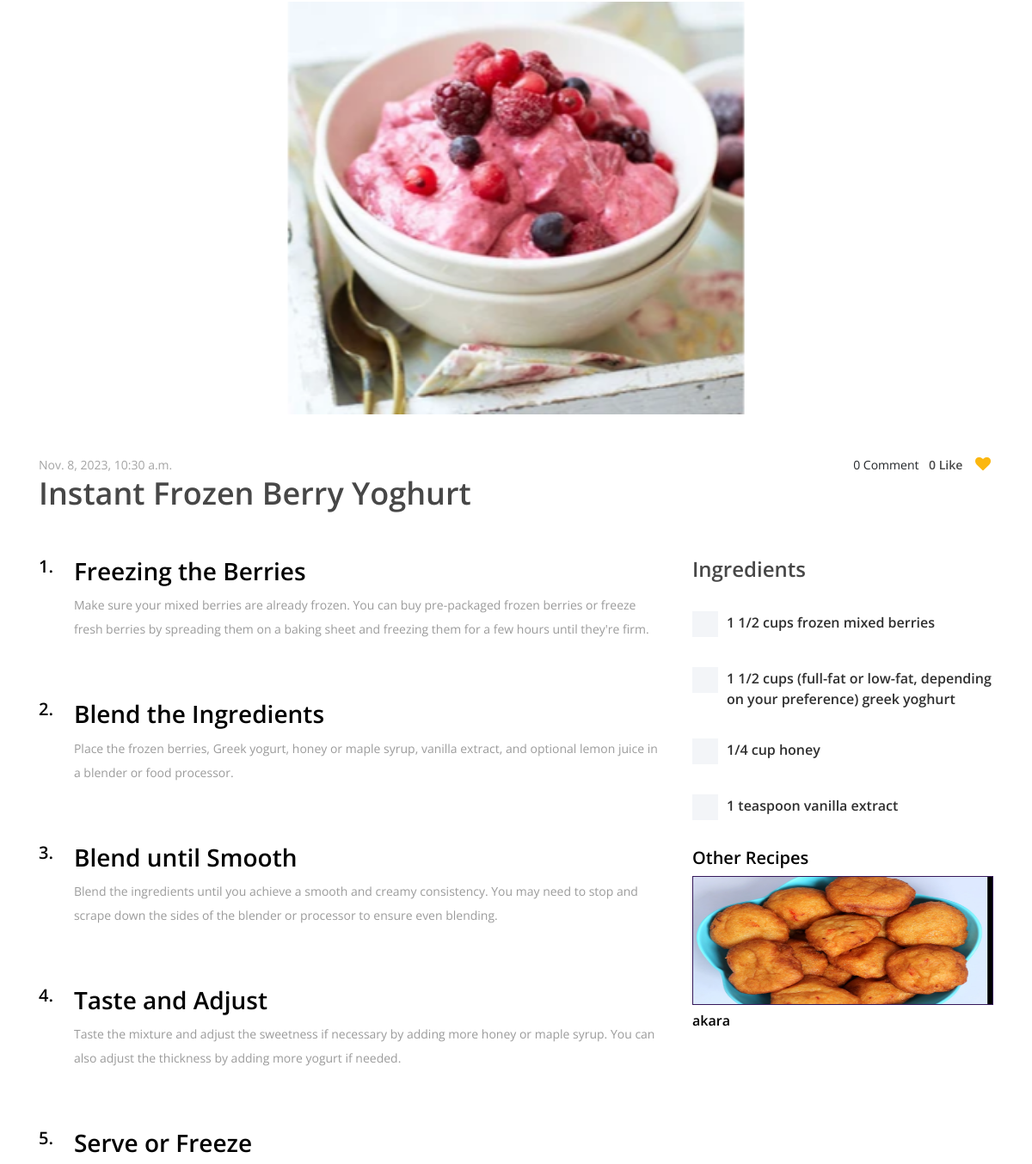
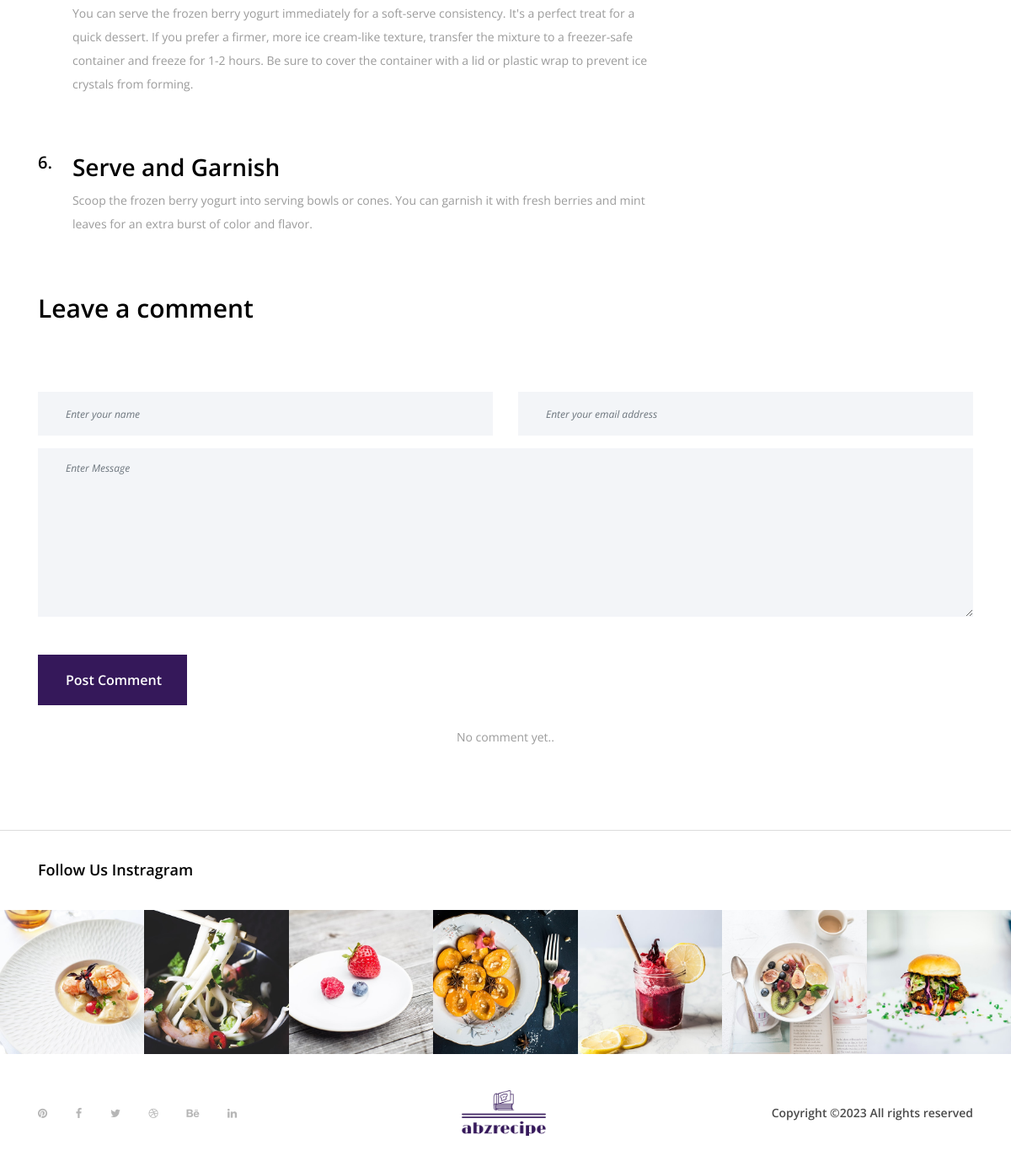
Page /recipes/47 (lower part) on the earlier database version (2 pictures, top to bottom).
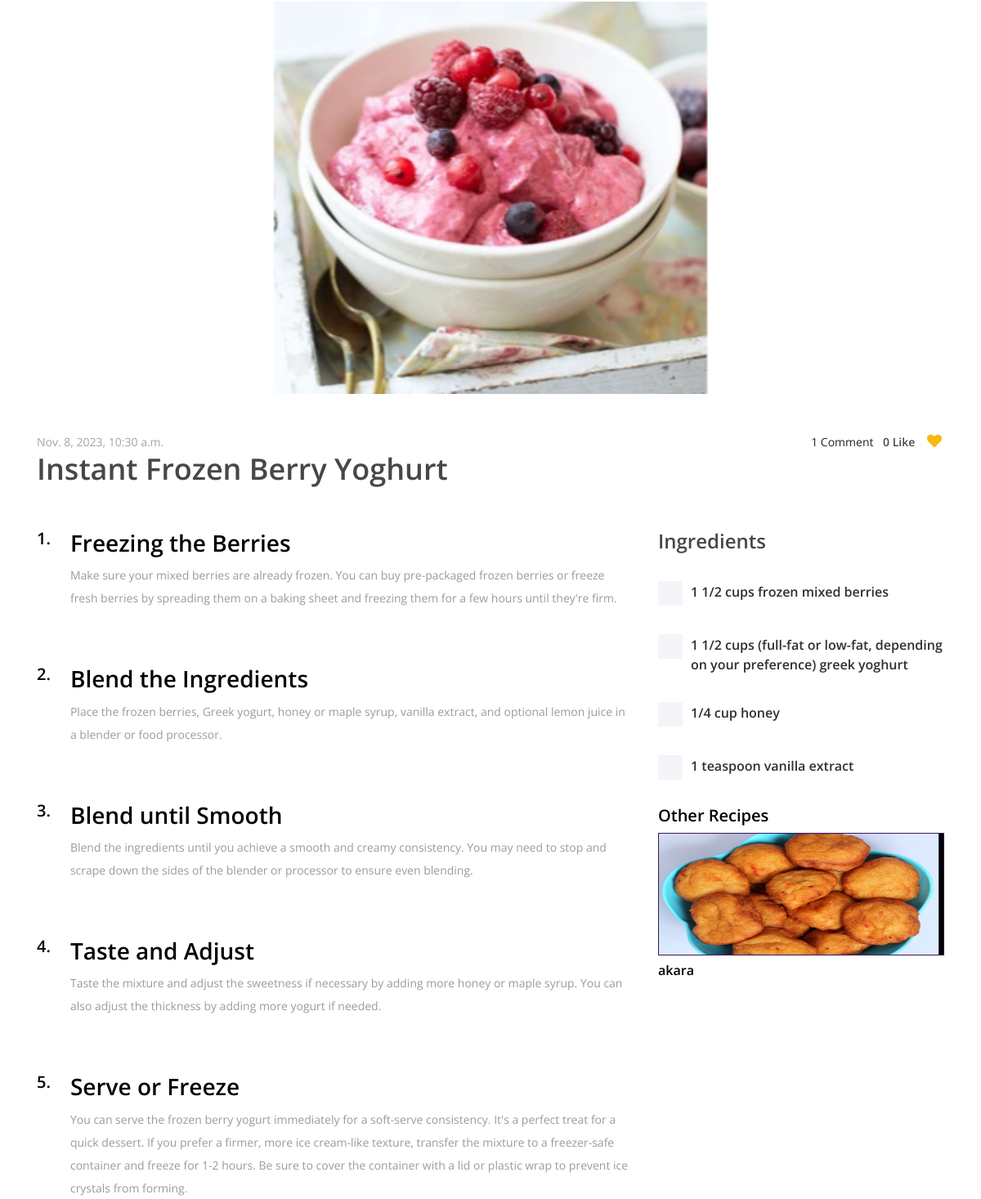
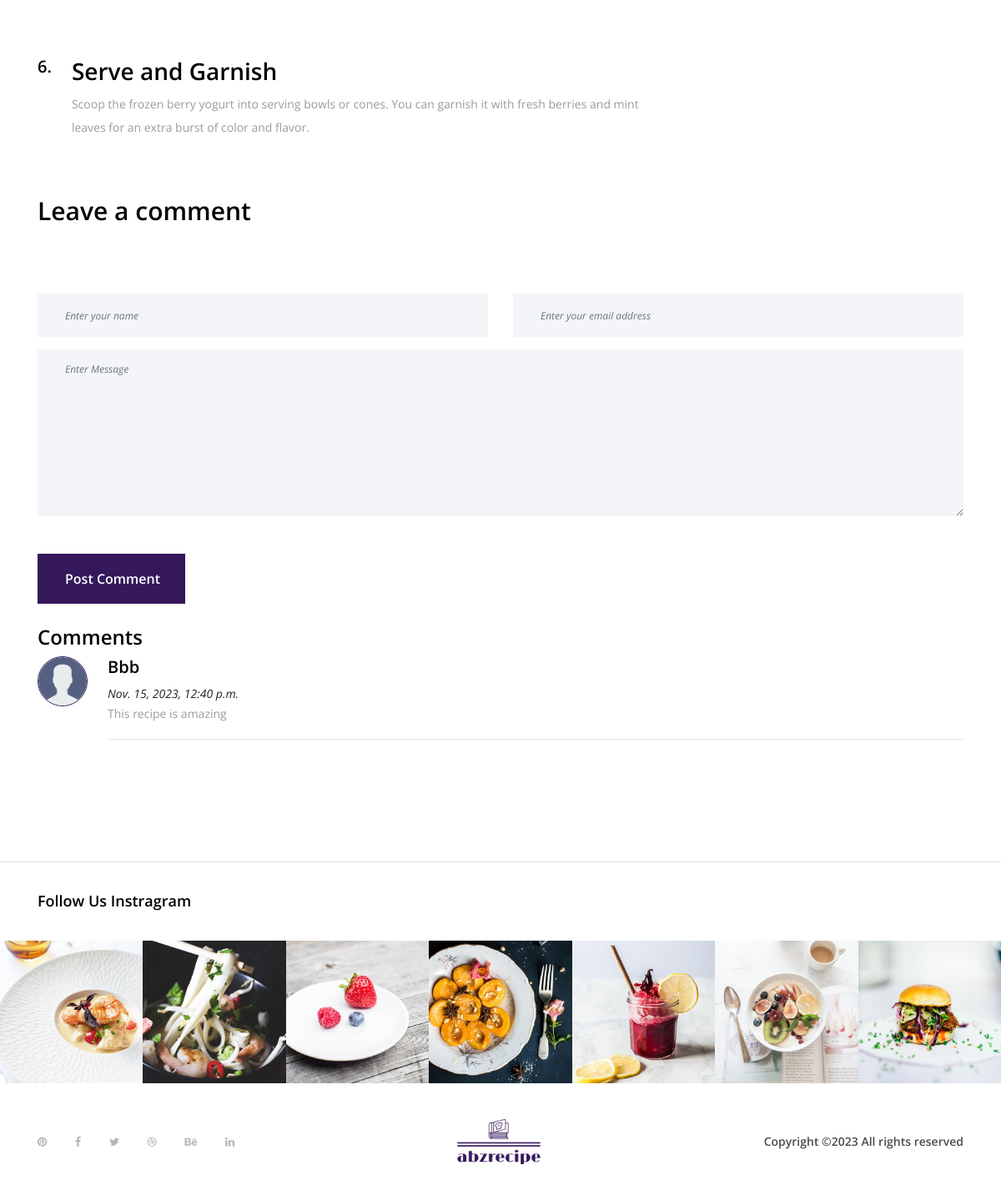
Same page on the later database version (2 pictures, top to bottom).
### recipe/models.py (models this page shows, shortened)
class RecipeStep(models.Model):
    recipe = models.ForeignKey(Recipe, on_delete=models.CASCADE)
    title = models.TextField(max_length=250, blank=True)
    content = models.TextField(max_length=800)
    created_at = models.DateTimeField(auto_now_add=True)

class RecipeIngredient(models.Model):
    recipe = models.ForeignKey(Recipe, on_delete=models.CASCADE)
    ingredient = models.ForeignKey(Ingredient, on_delete=models.CASCADE)
    quantity = models.TextField(blank=True, null=True)

class Ingredient(models.Model):
    title = models.CharField(max_length=100, unique=True)
    def __str__(self):
        return f"{self.title}"

class Recipe(models.Model):
    title = models.TextField(max_length=100, blank=True)
    description = models.TextField(max_length=500, blank=True)
    created_by = models.ForeignKey(User,  on_delete=models.SET_NULL, null=True)
    image = models.ImageField(upload_to='media/recipe_images/')
    created_at = models.DateTimeField(auto_now_add=True)
    special = models.BooleanField(default=False);

class Comment(models.Model):
    name = models.CharField(max_length=100)
    email = models.CharField(max_length=150)
    message = models.CharField(max_length=1050)
    recipe = models.ForeignKey(Recipe, on_delete=models.CASCADE)
    created_at = models.DateTimeField(auto_now_add=True, null=True)

### recipe/views.py (the view, shortened to what this page needs)
# urls.py: path('<int:recipe_id>', views.recipe_detail, name='recipe_detail'),
def recipe_detail(request, recipe_id):
    comment_form = CommentForm()
    categories = Category.objects.all()
    recipe = get_object_or_404(Recipe, pk=recipe_id)
    ingredients = RecipeIngredient.objects.filter(recipe=recipe)
    steps =RecipeStep.objects.filter(recipe=recipe)
    recipe_categories = RecipeCategory.objects.filter(recipe=recipe)
    related_recipes = Recipe.objects.filter(
        recipecategory__category__in=recipe_categories.values_list('category', flat=True)
    ).exclude(pk=recipe_id).distinct()
    comments = Comment.objects.filter(recipe=recipe)
    recipe_favorite_list = FavoriteRecipe.objects.filter(recipe=recipe)
    like_by_user = ''
    if request.user.is_authenticated:
        like_by_user = FavoriteRecipe.objects.filter(user=request.user, recipe=recipe)
    return render(request, 'recipe/recipe.html', {
        'comment_form': comment_form,
        'recipe':recipe,
        'categories':categories,
        'ingredients': ingredients,
        'steps': steps,
        'related_recipes': related_recipes,
        'comments':comments,
        'recipe_favorite_list': recipe_favorite_list,
        'like_by_user': like_by_user
        })

### recipe/forms.py
class CommentForm(forms.ModelForm):
    name = forms.CharField(widget=forms.TextInput(attrs={
        'placeholder': 'Enter your name',
        'class': 'form-control input-lg'
        }), required=True)
    email = forms.EmailField(widget=forms.EmailInput(attrs={
            'placeholder': 'Enter your email address',
            'class': 'form-control input-lg'
        }), required=True)
    message = forms.CharField(widget=forms.Textarea(attrs={
        'placeholder': 'Enter Message',
        'class': 'form-control input-lg'
        }), required=True)
    class Meta:
        model = Comment
        fields = ('name', 'email', 'message' )

### recipe/templates/recipe/recipe.html (shortened to what the changed rows need)
{% extends 'base/base.html'%}
{% load static %}
{% block content %}
<div class="receipe-post-area section-padding-80">
    <div class="receipe-content-area">
        <div class="container">
            <div class="row">
                <div class="col-12 col-md-8">
                    <div class="receipe-headline my-5">
                        <h2 class="text-capitalize">{{ recipe.title}}</h2>
                    </div>
                </div>
                <div class="col-12 col-md-4">
                    <div class="receipe-ratings text-right my-5">
                        <div class="ratings">
                            {% if comments|length == 1 %}
                                <span class="mr-2">{{ comments|length }} Comment</span>
                            {% elif comments|length > 1 %}
                                <span class="mr-2">{{ comments|length }} Comments</span>
                            {% else %}
                                <span class="mr-2">0 Comment</span>
                            {% endif %}
                            <a href="{% url 'like_recipe' recipe_id=recipe.id %}" class="{% if like_by_user|length > 0 %} liked {% endif %}" title="{% if like_by_user|length > 0 %}  Click to unlike recipe {% else %} Click to like recipe {% endif %}">
                                {% if recipe_favorite_list|length == 1 %}
                                    <span class="mr-2">{{ recipe_favorite_list|length }} Like</span>
                                {% elif recipe_favorite_list|length > 1 %}
                                    <span class="mr-2">{{ recipe_favorite_list|length }} Likes</span>
                                {% else %}
                                    <span class="mr-2">0 Like</span>
                                {% endif %}
                                <span>
                                </span>
                            </a>
                        </div>
                    </div>
                </div>
            </div>
            <div class="row">
                <div class="col-12 col-lg-8">
                    {%  for step in steps %}
                        <div class="single-preparation-step d-flex">
                            <h5>{{ forloop.counter }}.</h5>
                            <div class="ml-4">
                                <h3>{{ step.title }}</h3>
                                <p>{{ step.content}}</p>
                            </div>
                        </div>
                    {%  endfor %}
                </div>
                <div class="col-12 col-lg-4">
                    <div class="ingredients">
                        {% for ingredient in ingredients %}
                            <div class="custom-control custom-checkbox">
                                <label class="custom-control-label" for="customCheck1">{{ ingredient.quantity }} {{ ingredient.ingredient }}</label>
                            </div>
                        {% endfor %}
                    </div>
                    <div class="mt-3">
                        <div class="receipe-slider owl-carousel  owl-theme">
                            {% for related_recipe in related_recipes%}
                                <div class="item">
                                    <img src="{{ related_recipe.image.url }}" class="related-recipe-img mb-2" alt="">
                                    <a href="{% url 'recipe_detail' recipe_id=related_recipe.id %}" class="my-2"><h6>{{related_recipe.title}}</h6></a>
                                </div>
                            {% endfor %}
                        </div>
                    </div>
                </div>
            </div>
            <div class="row">
               {%  if comments|length > 0 %}
                    <div class="col-12 mt-4">
                        <h4>Comments</h4>
                        {%  for comment in comments %}
                        <div class="single-preparation-step d-flex">
                            <img class="cmt-img" src="{% static 'img/blog-img/user.png' %}" alt="{{comment.name}}">
                            <div class="ml-4 w-100 flex-1">
                                <h5 class="text-capitalize">{{ comment.name }}</h5>
                                <span style="font-style: italic;">{{comment.created_at}}</span>
                                <p>{{ comment.message}}</p>
                                <hr>
                            </div>
                        </div>
                    {%  endfor %}
                    </div>
                {%  else %}
                <div class="col-12 mt-4">
                    <p class="text-center">No comment yet..</p>
                </div>
                 {%  endif %}
            </div>
        </div>
    </div>
</div>
{% endblock %}

Differences in the rows shown:
added Comment: name "Bbb", created_at "Nov. 15, 2023, 12:40 p.m.", message "This recipe is amazing"
Other differences:
{{ comments|length }}: (not shown) → "1"
text no longer shown: "0 Comment No comment yet.."
text now shown: "Comment Comments"
